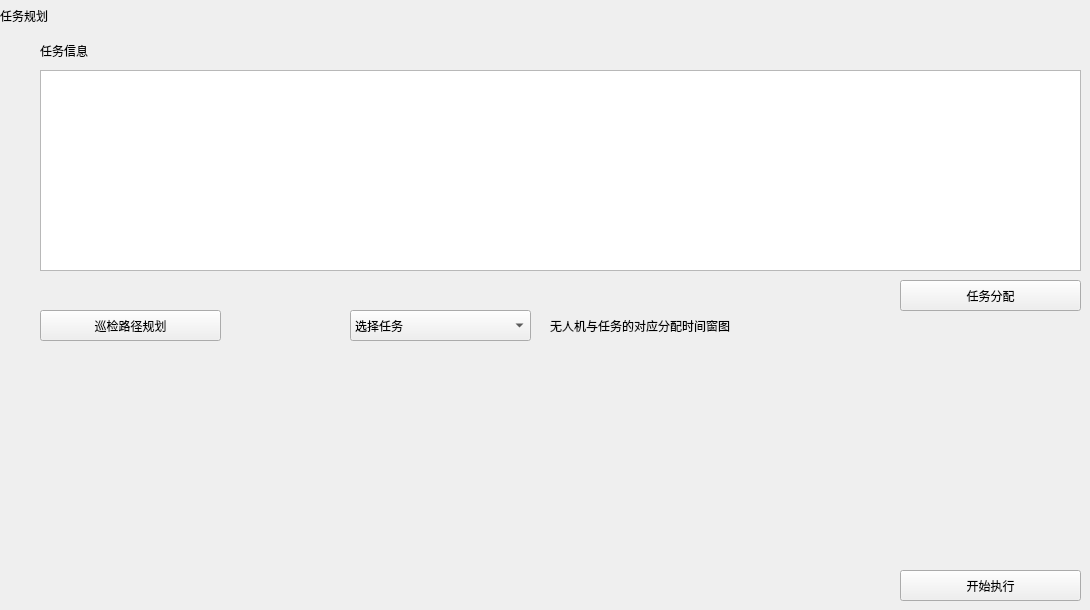
    <widget class="QWidget" name="stackedWidgetPage3">
     <property name="sizePolicy">
      <sizepolicy hsizetype="Preferred" vsizetype="Preferred">
       <horstretch>0</horstretch>
       <verstretch>0</verstretch>
      </sizepolicy>
     </property>
     <widget class="QLabel" name="label">
      <property name="geometry">
       <rect>
        <x>0</x>
        <y>0</y>
        <width>141</width>
        <height>31</height>
       </rect>
      </property>
      <property name="sizePolicy">
       <sizepolicy hsizetype="Fixed" vsizetype="Fixed">
        <horstretch>0</horstretch>
        <verstretch>0</verstretch>
       </sizepolicy>
      </property>
      <property name="text">
       <string>任务规划</string>
      </property>
     </widget>
     <widget class="QLabel" name="label_13">
      <property name="geometry">
       <rect>
        <x>40</x>
        <y>30</y>
        <width>101</width>
        <height>41</height>
       </rect>
      </property>
      <property name="sizePolicy">
       <sizepolicy hsizetype="Fixed" vsizetype="Fixed">
        <horstretch>0</horstretch>
        <verstretch>0</verstretch>
       </sizepolicy>
      </property>
      <property name="text">
       <string>任务信息</string>
      </property>
     </widget>
     <widget class="QTableWidget" name="taskInfotableWidget">
      <property name="geometry">
       <rect>
        <x>40</x>
        <y>70</y>
        <width>1041</width>
        <height>201</height>
       </rect>
      </property>
      <property name="sizePolicy">
       <sizepolicy hsizetype="Fixed" vsizetype="Fixed">
        <horstretch>0</horstretch>
        <verstretch>0</verstretch>
       </sizepolicy>
      </property>
     </widget>
     <widget class="QLabel" name="label_14">
      <property name="geometry">
       <rect>
        <x>550</x>
        <y>310</y>
        <width>271</width>
        <height>31</height>
       </rect>
      </property>
      <property name="sizePolicy">
       <sizepolicy hsizetype="Fixed" vsizetype="Fixed">
        <horstretch>0</horstretch>
        <verstretch>0</verstretch>
       </sizepolicy>
      </property>
      <property name="text">
       <string>无人机与任务的对应分配时间窗图</string>
      </property>
     </widget>
     <widget class="QPushButton" name="viewpointPlanButton">
      <property name="geometry">
       <rect>
        <x>40</x>
        <y>310</y>
        <width>181</width>
        <height>31</height>
       </rect>
      </property>
      <property name="sizePolicy">
       <sizepolicy hsizetype="Fixed" vsizetype="Fixed">
        <horstretch>0</horstretch>
        <verstretch>0</verstretch>
       </sizepolicy>
      </property>
      <property name="text">
       <string>巡检路径规划</string>
      </property>
     </widget>
     <widget class="QComboBox" name="chooseTaskBox">
      <property name="geometry">
       <rect>
        <x>350</x>
        <y>310</y>
        <width>181</width>
        <height>31</height>
       </rect>
      </property>
      <property name="sizePolicy">
       <sizepolicy hsizetype="Fixed" vsizetype="Fixed">
        <horstretch>0</horstretch>
        <verstretch>0</verstretch>
       </sizepolicy>
      </property>
      <property name="font">
       <font>
        <weight>50</weight>
        <italic>false</italic>
        <bold>false</bold>
       </font>
      </property>
      <property name="focusPolicy">
       <enum>Qt::StrongFocus</enum>
      </property>
      <property name="contextMenuPolicy">
       <enum>Qt::DefaultContextMenu</enum>
      </property>
      <property name="layoutDirection">
       <enum>Qt::LeftToRight</enum>
      </property>
      <property name="autoFillBackground">
       <bool>false</bool>
      </property>
      <property name="styleSheet">
       <string notr="true"/>
      </property>
      <item>
       <property name="text">
        <string>选择任务</string>
       </property>
      </item>
     </widget>
     <widget class="QWidget" name="QWebWidget" native="true">
      <property name="geometry">
       <rect>
        <x>40</x>
        <y>360</y>
        <width>491</width>
        <height>241</height>
       </rect>
      </property>
      <property name="sizePolicy">
       <sizepolicy hsizetype="Fixed" vsizetype="Fixed">
        <horstretch>0</horstretch>
        <verstretch>0</verstretch>
       </sizepolicy>
      </property>
      <property name="minimumSize">
       <size>
        <width>50</width>
        <height>50</height>
       </size>
      </property>
     </widget>
     <widget class="QPushButton" name="startTaskPlanButton">
      <property name="geometry">
       <rect>
        <x>900</x>
        <y>280</y>
        <width>181</width>
        <height>31</height>
       </rect>
      </property>
      <property name="text">
       <string>任务分配</string>
      </property>
     </widget>
     <widget class="QLabel" name="taskTw_label">
      <property name="geometry">
       <rect>
        <x>550</x>
        <y>360</y>
        <width>521</width>
        <height>201</height>
       </rect>
      </property>
      <property name="text">
       <string/>
      </property>
     </widget>
     <widget class="QPushButton" name="startTaskExecuteButton">
      <property name="geometry">
       <rect>
        <x>900</x>
        <y>570</y>
        <width>181</width>
        <height>31</height>
       </rect>
      </property>
      <property name="text">
       <string>开始执行</string>
      </property>
     </widget>
    </widget>
